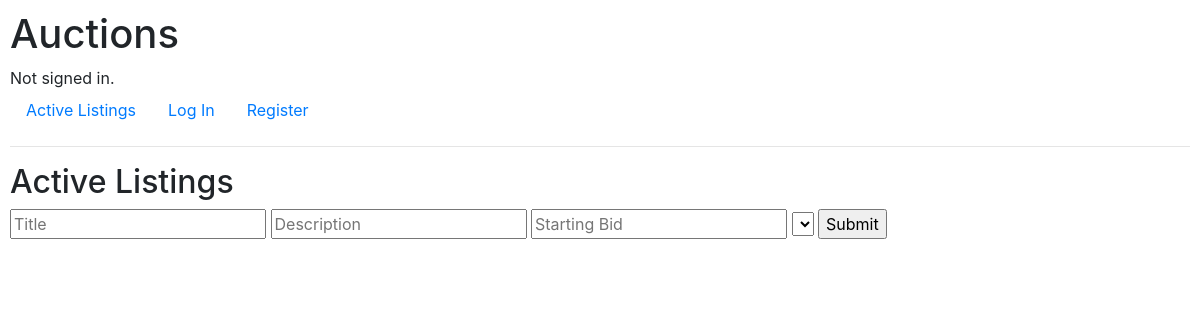
/createlisting, run on an earlier commit of the app's database.
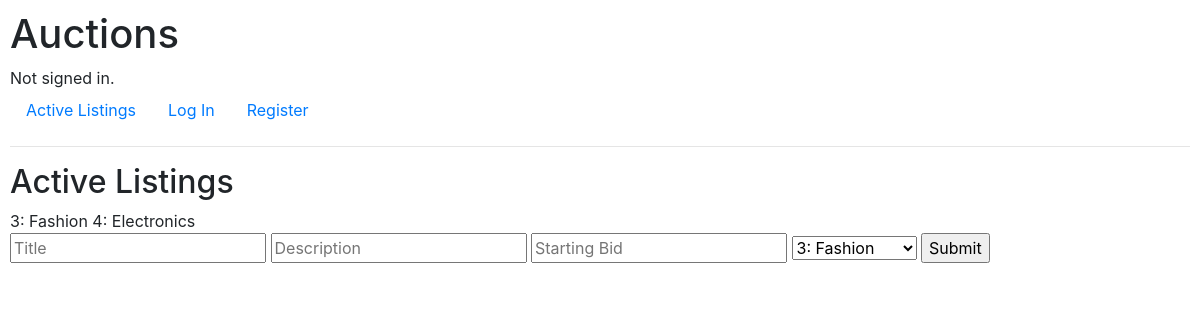
And on a later commit of the database.
### auctions/models.py (models this page shows)
class Categories(models.Model):
    name = models.CharField(max_length=32)
    def __str__(self):
        return f"{self.id}: {self.name}"

### auctions/views.py (the view)
# urls.py: path("createlisting", views.createlisting_view, name="createlisting")
def createlisting_view(request):
    if request.method == "POST":
        title = request.POST["title"]
        description = request.POST["description"]
        starting_bid = request.POST["starting_bid"]
        category1 = Categories.objects.get(pk=int(request.POST["category"]))
        Auction.objects.create(title=title, description=description, starting_bid=starting_bid, owner=request.user, category=category1)
        return render(request, "auctions/createlisting.html")
    else:
        return render(request, "auctions/createlisting.html", {
            "categories": Categories.objects.all()
        })

### auctions/templates/auctions/createlisting.html (shortened to what this page needs)
{% extends "auctions/layout.html" %}
{% block body %}
    <h2>Active Listings</h2>
    {% for category in categories %}
        {{category}}
    {% endfor %}
    <form action="{% url 'createlisting' %}" method="post">
        <input type="text" name="title" placeholder="Title">
        <input type="text" name="description" placeholder="Description">
        <input type="text" name="starting_bid" placeholder="Starting Bid">
        <select name="category">
            {% for category in categories %}
                <option value="{{category.id}}"> {{category}} </option>
            {% endfor %}
        </select>
        <input type="submit">
    </form>
{% endblock %}

### auctions/templates/auctions/layout.html (shortened to what this page needs)
{% load static %}
<!DOCTYPE html>
<html lang="en">
    <head>
        <link rel="stylesheet" href="https://stackpath.bootstrapcdn.com/bootstrap/4.4.1/css/bootstrap.min.css">
        <link href="{% static 'auctions/styles.css' %}" rel="stylesheet">
    </head>
    <body>
        <h1>Auctions</h1>
        <div>
            {% if user.is_authenticated %}
                Signed in as <strong>{{ user.username }}</strong>.
            {% else %}
                Not signed in.
            {% endif %}
        </div>
        <ul class="nav">
            <li class="nav-item">
                <a class="nav-link" href="{% url 'index' %}">Active Listings</a>
            </li>
            {% if user.is_authenticated %}
                <li class="nav-item">
                    <a class="nav-link" href="{% url 'index' %}">Categories</a>
                </li>
                <li class="nav-item">
                    <a class="nav-link" href="{% url 'index' %}">Watchlist</a>
                </li>
                <li class="nav-item">
                    <a class="nav-link" href="{% url 'createlisting' %}">Create Listing</a>
                </li>
                <li class="nav-item">
                    <a class="nav-link" href="{% url 'logout' %}">Log Out</a>
                </li>
            {% else %}
                <li class="nav-item">
                    <a class="nav-link" href="{% url 'login' %}">Log In</a>
                </li>
                <li class="nav-item">
                    <a class="nav-link" href="{% url 'register' %}">Register</a>
                </li>
            {% endif %}
        </ul>
        <hr>
        {% block body %}
        {% endblock %}
    </body>
</html>

### auctions/static/auctions/styles.css (style rules this page uses)
body { padding: 10px; }

What changed in the data, as far as the page shows it:
added Categories: id+name "3: Fashion"
added Categories: id+name "4: Electronics"
Also different on the page:
form field category: (not shown) → "3: Fashion"
